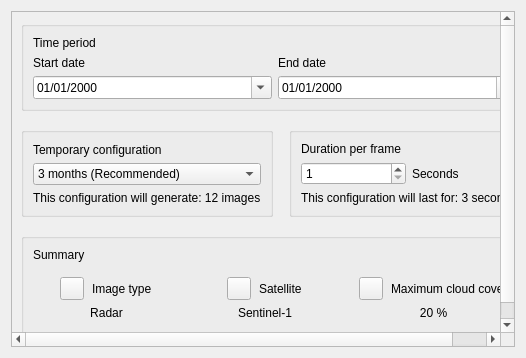
<?xml version="1.0" encoding="UTF-8"?>
<ui version="4.0">
    <class>VideoTimeLapse</class>
    <widget class="QWidget" name="VideoTimeLapse">
        <layout class="QVBoxLayout">
            <item>
                <widget class="QScrollArea">
                    <property name="widgetResizable">
                        <bool>true</bool>
                    </property>
                    <widget class="QWidget">
                        <layout class="QVBoxLayout">
                            <property name="spacing">
                                <number>16</number>
                            </property>
                            <property name="class" stdset="0">
                                <string>scroll_content</string>
                            </property>

                            <item>
                                <widget class="QGroupBox">
                                    <property name="title">
                                        <string></string>
                                    </property>
                                    <layout class="QGridLayout">
                                        <item row="0" column="0" colspan="2">
                                            <widget class="QLabel">
                                                <property name="text">
                                                    <string>Time period</string>
                                                </property>
                                                <property name="class" stdset="0">
                                                    <string>group_title</string>
                                                </property>
                                            </widget>
                                        </item>
                                        <item row="1" column="0">
                                            <widget class="QLabel" name="lbl_inicio">
                                                <property name="text">
                                                    <string>Start date</string>
                                                </property>
                                            </widget>
                                        </item>
                                        <item row="1" column="1">
                                            <widget class="QLabel" name="lbl_fin">
                                                <property name="text">
                                                    <string>End date</string>
                                                </property>
                                            </widget>
                                        </item>

                                        <item row="2" column="0">
                                            <widget class="QDateEdit" name="date_inicio">
                                                <property name="calendarPopup">
                                                    <bool>true</bool>
                                                </property>
                                                <property name="displayFormat">
                                                    <string>dd/MM/yyyy</string>
                                                </property>
                                                <property name="cursor">
                                                    <cursorShape>PointingHandCursor</cursorShape>
                                                </property>
                                            </widget>
                                        </item>
                                        <item row="2" column="1">
                                            <widget class="QDateEdit" name="date_fin">
                                                <property name="calendarPopup">
                                                    <bool>true</bool>
                                                </property>
                                                <property name="displayFormat">
                                                    <string>dd/MM/yyyy</string>
                                                </property>
                                                <property name="cursor">
                                                    <cursorShape>PointingHandCursor</cursorShape>
                                                </property>
                                            </widget>
                                        </item>
                                    </layout>
                                </widget>
                            </item>

                            <!-- ================= Temporary configuration ================= -->
                            <item>
                                <layout class="QHBoxLayout">
                                    <item>
                                        <widget class="QGroupBox">
                                            <property name="title">
                                                <string></string>
                                            </property>
                                            <layout class="QVBoxLayout">
                                                <item>
                                                    <widget class="QLabel">
                                                        <property name="text">
                                                            <string>Temporary configuration</string>
                                                        </property>
                                                        <property name="class" stdset="0">
                                                            <string>group_title</string>
                                                        </property>
                                                    </widget>
                                                </item>
                                                <item>
                                                    <widget class="QComboBox" name="combo_intervalo">
                                                        <item>
                                                            <property name="text">
                                                                <string>3 months (Recommended)</string>
                                                            </property>
                                                        </item>
                                                        <item>
                                                            <property name="text">
                                                                <string>1 month</string>
                                                            </property>
                                                        </item>
                                                        <item>
                                                            <property name="text">
                                                                <string>6 months</string>
                                                            </property>
                                                        </item>
                                                    </widget>
                                                </item>
                                                <item>
                                                    <widget class="QLabel" name="lbl_imagenes">
                                                        <property name="text">
                                                            <string>This configuration will generate: 12 images</string>
                                                        </property>
                                                        <property name="objectName">
                                                            <string>hint_label</string>
                                                        </property>
                                                    </widget>
                                                </item>
                                            </layout>
                                        </widget>
                                    </item>

                                    <!-- ================= Duration per frame ================= -->
                                    <item>
                                        <widget class="QGroupBox">
                                            <property name="title">
                                                <string></string>
                                            </property>

                                            <layout class="QVBoxLayout">
                                                <item>
                                                    <widget class="QLabel">
                                                        <property name="text">
                                                            <string>Duration per frame</string>
                                                        </property>
                                                        <property name="class" stdset="0">
                                                            <string>group_title</string>
                                                        </property>
                                                    </widget>
                                                </item>

                                                <item>
                                                    <layout class="QHBoxLayout">
                                                        <item>
                                                            <widget class="QSpinBox" name="spin_seconds">
                                                                <property name="minimum">
                                                                    <number>1</number>
                                                                </property>
                                                                <property name="maximum">
                                                                    <number>10</number>
                                                                </property>
                                                                <property name="value">
                                                                    <number>1</number>
                                                                </property>
                                                            </widget>
                                                        </item>
                                                        <item>
                                                            <widget class="QLabel">
                                                                <property name="text">
                                                                    <string>Seconds</string>
                                                                </property>
                                                            </widget>
                                                        </item>
                                                    </layout>
                                                </item>
                                                <item>
                                                    <widget class="QLabel" name="lbl_imagenes">
                                                        <property name="text">
                                                            <string>This configuration will last for: 3 seconds</string>
                                                        </property>
                                                        <property name="objectName">
                                                            <string>hint_label</string>
                                                        </property>
                                                    </widget>
                                                </item>

                                            </layout>
                                        </widget>

                                    </item>
                                </layout>
                            </item>

                            <!-- ================= Summary ================= -->
                            <item>
                                <widget class="QGroupBox">
                                    <property name="title">
                                        <string></string>
                                    </property>

                                    <layout class="QVBoxLayout">
                                        <!-- Title -->
                                        <item>
                                            <widget class="QLabel">
                                                <property name="text">
                                                    <string>Summary</string>
                                                </property>
                                                <property name="class" stdset="0">
                                                    <string>group_title</string>
                                                </property>
                                            </widget>
                                        </item>

                                        <!-- Cards -->
                                        <item>
                                            <layout class="QHBoxLayout">
                                                <property name="spacing">
                                                    <number>12</number>
                                                </property>

                                                <!-- Card 1 -->
                                                <item>
                                                    <widget class="QFrame">
                                                        <property name="class" stdset="0">
                                                            <string>summary_card</string>
                                                        </property>
                                                        <layout class="QVBoxLayout">

                                                            <item>
                                                                <layout class="QHBoxLayout">
                                                                    <property name="alignment">
                                                                        <set>Qt::AlignHCenter</set>
                                                                    </property>
                                                                    <property name="spacing">
                                                                        <number>8</number>
                                                                    </property>
                                                                    <item>
                                                                        <widget class="QToolButton" name="icon_filter">
                                                                            <property name="class" stdset="0">
                                                                                <string>icon_summary</string>
                                                                            </property>
                                                                        </widget>
                                                                    </item>
                                                                    <item>
                                                                        <widget class="QLabel">
                                                                            <property name="text">
                                                                                <string>Image type</string>
                                                                            </property>
                                                                            <property name="class" stdset="0">
                                                                                <string>summary_title</string>
                                                                            </property>
                                                                        </widget>
                                                                    </item>
                                                                </layout>
                                                            </item>

                                                            <item>
                                                                <widget class="QLabel">
                                                                    <property name="text">
                                                                        <string>Radar</string>
                                                                    </property>
                                                                    <property name="class" stdset="0">
                                                                        <string>summary_value</string>
                                                                    </property>
                                                                    <property name="alignment">
                                                                        <set>Qt::AlignHCenter</set>
                                                                    </property>
                                                                </widget>
                                                            </item>

                                                        </layout>
                                                    </widget>
                                                </item>

                                                <!-- Card 2 -->
                                                <item>
                                                    <widget class="QFrame">
                                                        <property name="class" stdset="0">
                                                            <string>summary_card</string>
                                                        </property>
                                                        <layout class="QVBoxLayout">

                                                            <item>
                                                                <layout class="QHBoxLayout">
                                                                    <property name="alignment">
                                                                        <set>Qt::AlignHCenter</set>
                                                                    </property>
                                                                    <property name="spacing">
                                                                        <number>8</number>
                                                                    </property>
                                                                    <item>
                                                                        <widget class="QToolButton" name="icon_satellite">
                                                                            <property name="class" stdset="0">
                                                                                <string>icon_summary</string>
                                                                            </property>
                                                                        </widget>
                                                                    </item>
                                                                    <item>
                                                                        <widget class="QLabel">
                                                                            <property name="text">
                                                                                <string>Satellite</string>
                                                                            </property>
                                                                            <property name="class" stdset="0">
                                                                                <string>summary_title</string>
                                                                            </property>
                                                                        </widget>
                                                                    </item>
                                                                </layout>
                                                            </item>

                                                            <item>
                                                                <widget class="QLabel">
                                                                    <property name="text">
                                                                        <string>Sentinel-1</string>
                                                                    </property>
                                                                    <property name="class" stdset="0">
                                                                        <string>summary_value</string>
                                                                    </property>
                                                                    <property name="alignment">
                                                                        <set>Qt::AlignHCenter</set>
                                                                    </property>
                                                                </widget>
                                                            </item>

                                                        </layout>
                                                    </widget>
                                                </item>

                                                <!-- Card 3 -->
                                                <item>
                                                    <widget class="QFrame">
                                                        <property name="class" stdset="0">
                                                            <string>summary_card</string>
                                                        </property>
                                                        <layout class="QVBoxLayout">

                                                            <item>
                                                                <layout class="QHBoxLayout">
                                                                    <property name="alignment">
                                                                        <set>Qt::AlignHCenter</set>
                                                                    </property>
                                                                    <property name="spacing">
                                                                        <number>8</number>
                                                                    </property>
                                                                    <item>
                                                                        <widget class="QToolButton" name="icon_cloud">
                                                                            <property name="class" stdset="0">
                                                                                <string>icon_summary</string>
                                                                            </property>
                                                                        </widget>
                                                                    </item>
                                                                    <item>
                                                                        <widget class="QLabel">
                                                                            <property name="text">
                                                                                <string>Maximum cloud cover</string>
                                                                            </property>
                                                                            <property name="class" stdset="0">
                                                                                <string>summary_title</string>
                                                                            </property>
                                                                        </widget>
                                                                    </item>
                                                                </layout>
                                                            </item>

                                                            <item>
                                                                <widget class="QLabel">
                                                                    <property name="text">
                                                                        <string>20 %</string>
                                                                    </property>
                                                                    <property name="class" stdset="0">
                                                                        <string>summary_value</string>
                                                                    </property>
                                                                    <property name="alignment">
                                                                        <set>Qt::AlignHCenter</set>
                                                                    </property>
                                                                </widget>
                                                            </item>

                                                        </layout>
                                                    </widget>
                                                </item>

                                            </layout>
                                        </item>

                                    </layout>
                                </widget>
                            </item>
                        </layout>
                    </widget>
                </widget>
            </item>
        </layout>
    </widget>
    <resources />
    <connections />
</ui>
